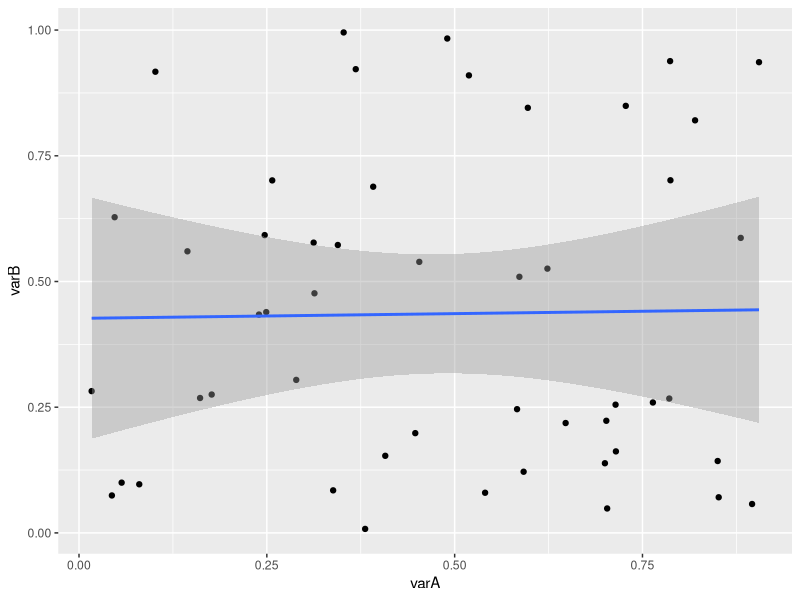
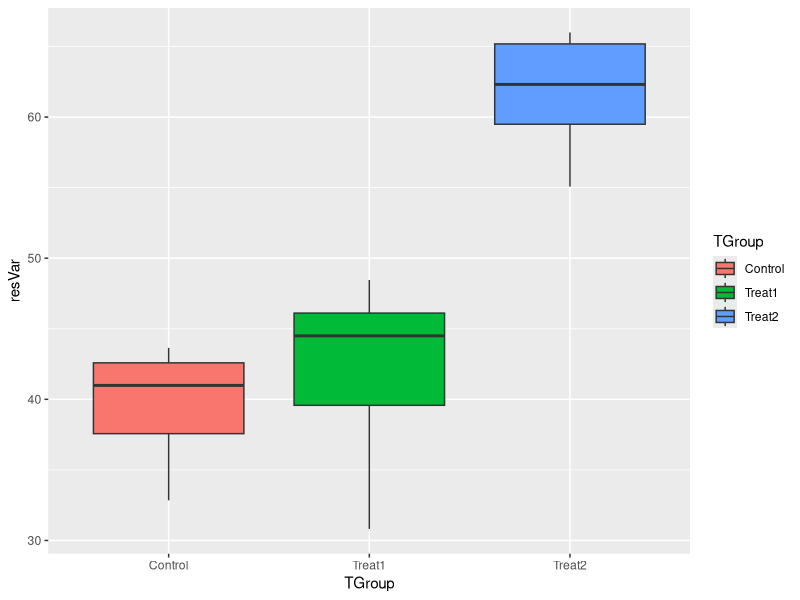
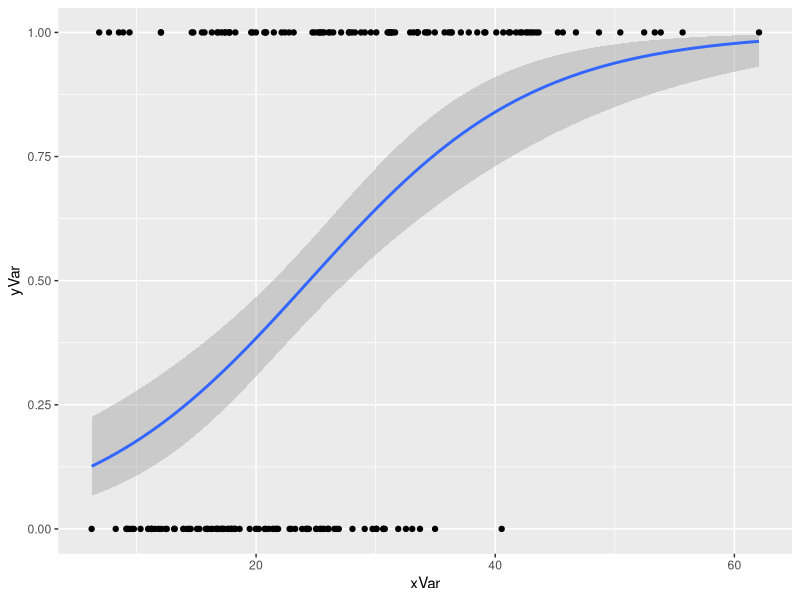
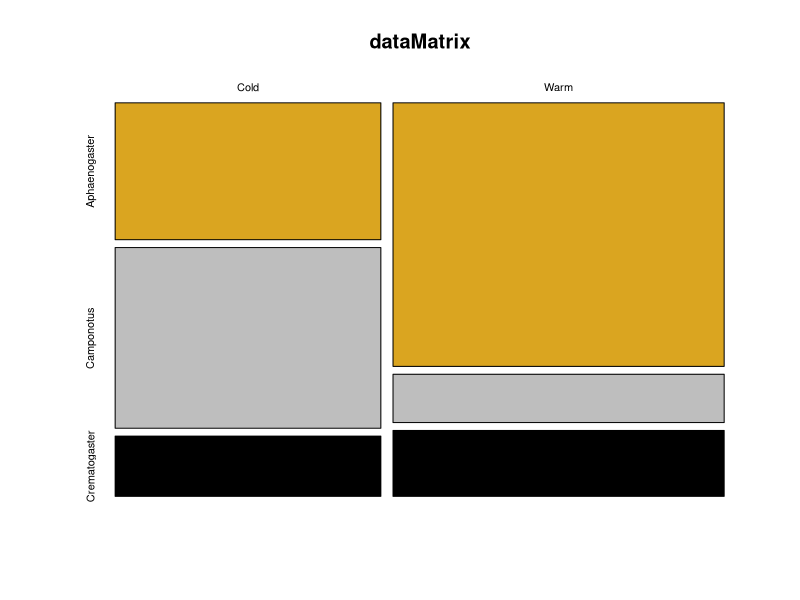
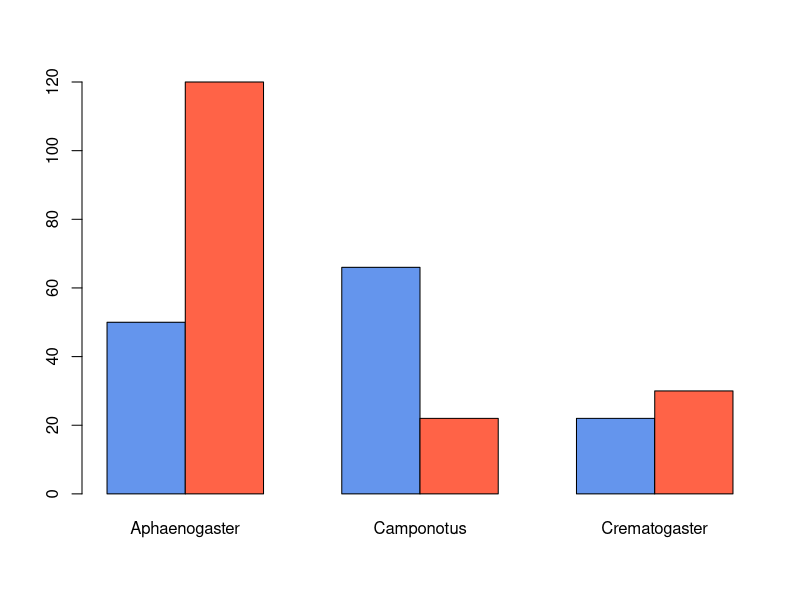
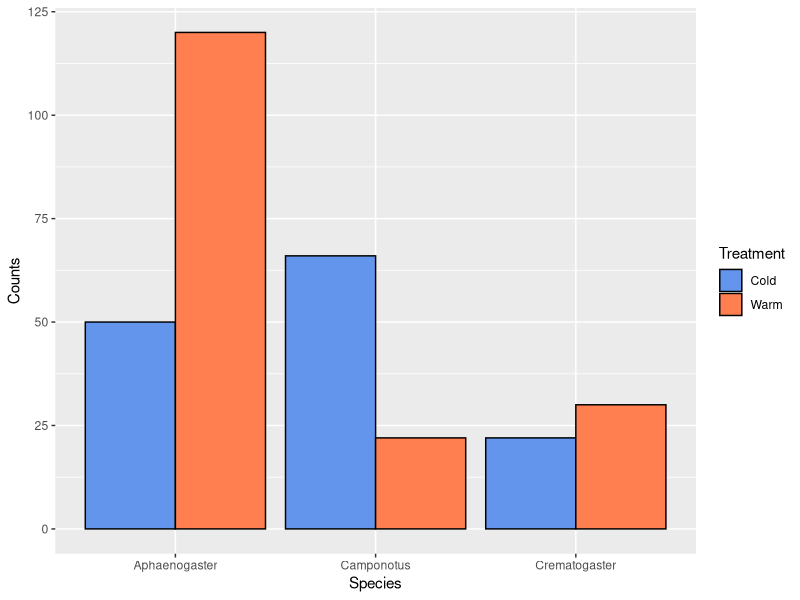

Generate these figures, in order, with R:
#### Experimental Design ####


library(tidyverse)


## Regression ##
# continuous dependent variable and continuous independent variable
# is the slope and/or the intercept of our linear model significantly different from zero?

# data frame to make regression data
n = 50  # number of observations (rows)

varA <- runif(n) # random uniform values (independent var)
varB <- runif(n) # a second random column (dependent var)
varC <- 5.5 + varA*10 # a noisy linear relationship with varA
ID <- seq_len(n) # creates a sequence from 1:n (if n > 0!)
regData <- data.frame(ID,varA,varB,varC)
head(regData)
str(regData)


# basic regression analysis

# make the model
regModel <- lm(varB~varA,data=regData) # lm = linear model

# model output
regModel # printed output is sparse
str(regModel) # complicated, but has "coefficients"
head(regModel$residuals) # contains residuals (distance from points to predicted value)

# 'summary' of model has elements
summary(regModel) 
summary(regModel)$coefficients
str(summary(regModel))

# best to examine entire matrix of coefficients:
summary(regModel)$coefficients[] #shows all

# can pull results from this, but a little wordy
summary(regModel)$coefficients[1,4]   #p value for intercept
summary(regModel)$coefficients["(Intercept)","Pr(>|t|)"] 


# alternatively unfurl this into a 1D atomic vector with names
z <- unlist(summary(regModel))
str(z)
z
z$coefficients7

# grab what we need and put into a tidy  list
regSum <- list(intercept=z$coefficients1,
               slope=z$coefficients2,
               interceptP=z$coefficients7,
               slopeP=z$coefficients8,
               r2=z$r.squared)

# much easier to query and use
print(regSum)
regSum$r2
regSum[[5]]


# plot of regression model
regPlot <- ggplot(data=regData, aes(x=varA,y=varB)) +
  geom_point() + # for scatter plots
  stat_smooth(method=lm, level=0.99) # default level=0.95 
print(regPlot)
# ggsave(filename="Plot1.pdf",plot=regPlot,device="pdf")



## ANOVA ## 
# dependent is continuous, independent is discrete

# df construction for one-way ANOVA
nGroup <- 3 # number of treatment groups
nName <- c("Control","Treat1", "Treat2") # names of groups
nSize <- c(12,17,9) # number of observations in each group
nMean <- c(40,41,60) # mean of each group
nSD <- c(5,5,5) # standard deviation of each group

ID <- 1:(sum(nSize)) # id vector for each row
# simulating data based on the previous parameters
resVar <- c(rnorm(n=nSize[1],mean=nMean[1],sd=nSD[1]), # control
            rnorm(n=nSize[2],mean=nMean[2],sd=nSD[2]), #treat1
            rnorm(n=nSize[3],mean=nMean[3],sd=nSD[3])) # treat2
TGroup <- rep(nName,nSize) # column with group names
ANOdata <- data.frame(ID,TGroup,resVar)
str(ANOdata)

# run the ANOVA
ANOmodel <- aov(resVar~TGroup,data=ANOdata) # y ~ x
print(ANOmodel)
print(summary(ANOmodel))
z <- summary(ANOmodel)
str(z)
aggregate(resVar~TGroup,data=ANOdata,FUN=mean)
unlist(z)
unlist(z)[7]
ANOsum <- list(Fval=unlist(z)[7],probF=unlist(z)[9])
ANOsum # F value and probability (p-value)

# plot ANOVA
ANOPlot <- ggplot(data=ANOdata,aes(x=TGroup,y=resVar,fill=TGroup)) +
  geom_boxplot()
print(ANOPlot)
# ggsave(filename="Plot2.pdf",plot=ANOPlot,device="pdf")




## logistic regression ##
# dependent variable is discrete (0 or 1) and independent variable is continuous

# df construction for logistic regression
xVar <- sort(rgamma(n=200,shape=5,scale=5))
yVar <- sample(rep(c(1,0),each=100),prob=seq_len(200))
lRegData <- data.frame(xVar,yVar)

# logistic regression analysis
lRegModel <- glm(yVar ~ xVar,
                 data=lRegData,
                 family=binomial(link=logit))
summary(lRegModel)
summary(lRegModel)$coefficients

# logistic regression plot
lRegPlot <- ggplot(data=lRegData, aes(x=xVar,y=yVar)) +
  geom_point() +
  stat_smooth(method=glm, method.args=list(family=binomial))
print(lRegPlot)



## Contingency table ##
# both dependent and independent variables are discrete

# data for contingency table
vec1 <- c(50,66,22) # integer counts of different data groups
vec2 <- c(120,22,30)
dataMatrix <- rbind(vec1,vec2)
rownames(dataMatrix) <- c("Cold","Warm")
colnames(dataMatrix) <-c("Aphaenogaster",
                         "Camponotus",
                         "Crematogaster")
str(dataMatrix)
print(dataMatrix)

# contingency table analysis - chi sq
print(chisq.test(dataMatrix))

# plot contingency table
# simple plots using base R
mosaicplot(x=dataMatrix,
           col=c("goldenrod","grey","black"),
           shade=FALSE)
barplot(height=dataMatrix,
        beside=TRUE,
        col=c("cornflowerblue","tomato"))


dFrame <- as.data.frame(dataMatrix)
dFrame <- cbind(dFrame,list(Treatment=c("Cold","Warm"))) # add column for treatments
dFrame <- gather(dFrame,key=Species,Aphaenogaster:Crematogaster,value=Counts) # gather() nicely reformats into the long form

p <- ggplot(data=dFrame,aes(x=Species,y=Counts,fill=Treatment)) + 
  geom_bar(stat="identity",position="dodge",color=I("black")) +
  scale_fill_manual(values=c("cornflowerblue","coral"))
print(p)
